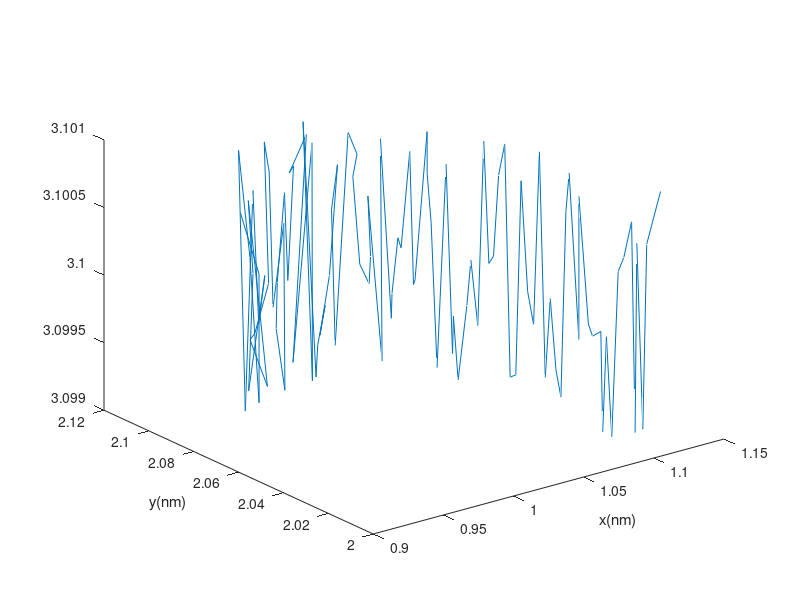

MATLAB code to generate this figure: (Note: this script raises an error after producing the figure.)
% 给定刀具波纹度拟合曲线和已加工曲面拟合曲线，给定残高，求各个刀位点的切宽
% 方案：先求切宽和残高的定量关系；然后考虑如何移动各个刀位点，微调来获得所要求的残高
close all;
clear; clc;
addpath(genpath('funcs'));

%% simulation initialization
debug = 3;
switch debug
    case 2 % 2D tool profile simulation
        cx0 = 0; % unit: nm
        cy0 = 0;
        r0 = 0.1;
        noise = 0.05;
        zNoise = 0.01;
        theta = transpose(linspace(0,2*pi/3,100)); % need debug!!!!!!!!!!!!!!!!!!!!!!!!!!!!!!!!!!!!!!!!!!!!!!!!!!!!!!!!!!!!!!!!!!!!!!!!!!!!!!!!!!!!!!!!!!
        r = r0*(1 - noise + 2*noise*rand(length(theta),1));
        toolOri(:,1) = r.*cos(theta) + cx0;
        toolOri(:,2) = r.*sin(theta) + cy0;
        toolOri(:,3) = zeros(length(theta),1);
        rmse0 = sqrt(...
                    sum(...
                        ((toolOri(:,1) - cx0).^2 + (toolOri(:,2) - cy0).^2 - r0^2).^2) ...
                /length(theta));
        clear theta r;
    case 3 % 3D tool profile simulation
        cx0 = 1;
        cy0 = 2;
        cz0 = 3;
        r0 = 0.1; % unit:um
        noise = 0.05;
        zNoise = 0.01;
        theta = transpose(linspace(0,2*pi/3,100));
        r = r0*(1 - noise + 2*noise*rand(length(theta),1));
        toolOri(:,1) = cx0 + r.*cos(theta);
        toolOri(:,2) = cy0 + r.*sin(theta);
        toolOri(:,3) = cz0 + r0*(1 - zNoise + 2*zNoise*rand(length(theta),1));
        rmse0 = sqrt( ...
            sum((toolOri - meshgrid([cx0,cy0,cz0],1:length(theta)).^2),2) ...
            /length(theta));
        clear theta r;
    otherwise
        [fileName,dirName] = uigetfile({ ...
            '*.mat','MAT-files(*.mat)'; ...
            '*.txt','text-files(*.txt)'; ...
            '*.*','all files(*.*)'...
            }, ...
            'Select one tool tip measurement data', ...
            'Tool\', ...
            'MultiSelect','off');
        pathName = fullfile(dirName,fileName);
        dataOri = load(pathName); % load from file, n*2 matrix
        % data pre-processing
        toolOri = dataOri;
end

f1 = figure('Name','original scatters of the tool');
plot3(toolOri(:,1),toolOri(:,2),toolOri(:,3));
hold on;
% axis equal;
xlabel('x(nm)');
ylabel('y(nm)');
clear theta theta1 theta2;

%% 由(x,y)图获得刃口圆心半径以及波纹度函数
[center,radius,includedAngle,toolFit,rmseLsc] = toolFit3D(toolOri,'Levenberg-Marquardt');
f2 = figure('Name','tool sharpness fitting result');
plot(toolFit(:,1),toolFit(:,2));
hold on;
theta = (pi/2 - includedAngle/2):0.01:(pi/2 + includedAngle/2);
xtmp = radius*cos(theta);
ytmp = radius*sin(theta);
plot(xtmp,ytmp,'black');
scatter(0,0,'black');
axis equal;
xlabel('x(nm)');
ylabel('y(nm)');
clear xtmp ytmp theta; % 删除画图的临时变量

% Cartesian coordinate to cylindrical coordinate？？？？？？？？？？？？？？？？？？？？？？？？？？？？？
toolTheta = atan2(toolFit(:,2),toolFit(:,1));
toolR = vecnorm(toolFit,2,2);

%% 车刀轮廓插值
figure('name','tool curve');
subplot(2,1,1); plot(toolTheta*180/pi,toolR); title('tool curve');
subplot(2,1,2); plot(toolTheta*180/pi,toolR - radius); title('tool waviness');

k = 3; % order of the B-spline
[toolCpts,U] = bSplineCpts(toolFit,k,'chord'); 
u = 0:0.002:1;
nPts = length(u);
toolDim = size(toolCpts,2);
toolPt = zeros(nPts,toolDim);
for i = 1:nPts
    toolPt(i,:) = bSplinePt(toolCpts,k,u(i),U);
end

% plot the interpolation results
figure('Name','Tool Interpolation Results');
plot(toolFit(:,1),toolFit(:,2),'--.', ...
    'MarkerSize',8,'Color',[0.32,0.55,0.19]); hold on;
plot(toolCpts(:,1),toolCpts(:,2),'x','Color',[0.85,0.33,0.10]);
plot(toolPt(:,1),toolPt(:,2),'Color',[0,0.45,0.74]);
axis equal
legend('Measured Pts','Control Pts','Fitting Pts','Location','best');

%% save the tool interpolation results
toolEdgeNorm = [0,1,0];
center(1,3) = 0;
[toolFileName,toolDirName,toolFileType] = uiputfile({ ...
        '*.mat','MAT-file(*.mat)'; ...
        '*.txt','text-file(.txt)';...
        '*.*','all file(*.*)';...
        }, ...
        'Select the directory and filename to save the tool model', ...
        ['Tool/toolTheo',datestr(now,'yyyymmddTHHMMSS'),'.mat']);
toolFile = fullfile(toolDirName,toolFileName);
switch toolFileType
    case 0
        msgfig = msgbox("No tool model saved","Warning","warn","modal");
        uiwait(msgfig);
    case 1
        Comments = cell2mat(inputdlg('Enter Comment of the tool model:', ...
            'Input Saving Comments',[5 60],string(datestr(now))));
        save(toolFile,"center","radius","Comments","includedAngle", ...
            "toolPt","toolEdgeNorm");
    otherwise
        msgfig = msgbox("File type error","Error","error","modal");
        uiwait(msgfig);
end

%% 相邻刀位点的残高
x1 = [0,0]; vec1 = [0,1];
x2 = [r0,r0/30]; vec2 = [cosd(90+8),sind(90+8)];
R = rotz(5,'deg'); % rotation matrix about z axis
tool1 = toolPt + x1;
tool2 = toolPt*(R(1:2,1:2)') + x2;

[res,interPt] = residualHigh(x1(:,1:2),vec1,tool1(:,1:2),x2(:,1:2),vec2,tool2(:,1:2));

figure('Name','Residual of the adjacent tool');
plot(tool1(:,1),tool1(:,2),'Color',[0,0.45,0.74]); hold on;
plot(tool2(:,1),tool2(:,2),'Color',[0.85,0.33,0.10]);
plot(interPt(1),interPt(2),'*','Color',[0.49,0.18,0.56]);
plot(x1(1),x1(2),'o','Color',[0,0.45,0.74],'MarkerFaceColor',[0,0.45,0.74]);
line([x1(1),x1(1)+radius*vec1(1)],[x1(2),x1(2)+radius*vec1(2)],'LineWidth',2,'Color',[0,0.45,0.74]);
plot(x2(1),x2(2),'o','Color',[0.85,0.33,0.10],'MarkerFaceColor',[0.85,0.33,0.10]);
line([x2(1),x2(1)+radius*vec2(1)],[x2(2),x2(2)+radius*vec2(2)],'LineWidth',2,'Color',[0.85,0.33,0.10]);
axis equal

rmpath(genpath('funcs'));
